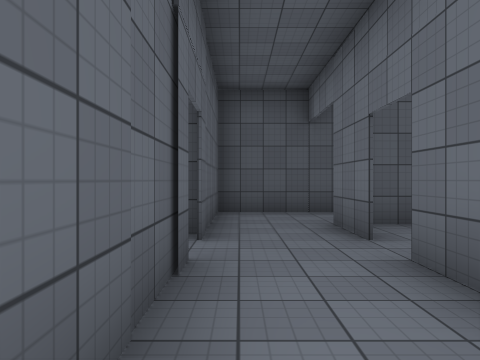
view 1 (above)

24 first-person views from a walk through a 3-D level made in the Unity game engine. The camera is 1.4 m above the floor, looks level and sees 70° across. Doors are open. The floor is counted in squares, 2 m on a side. Each view is taken from the middle of a square. On the plan, view 1 faces up. The plan holds only what a view shows up to about 11 squares ahead; the rest is blank. The place goes on beyond the plan. The player is left out. Surface patterns are stand-ins for the level's own textures.

view 2
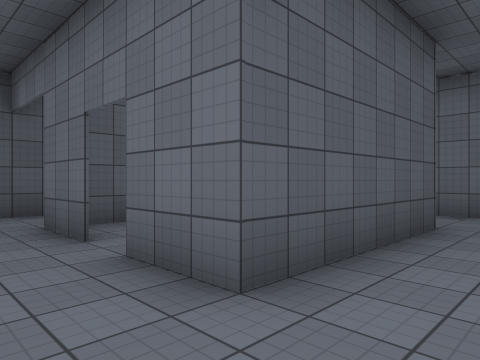

view 3
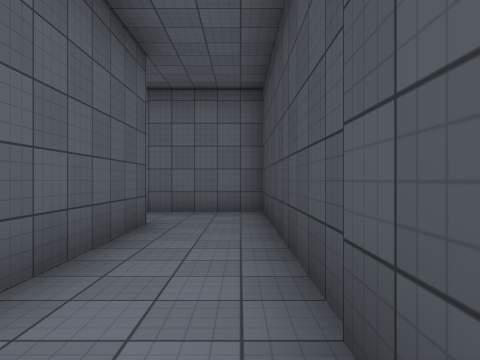

view 4
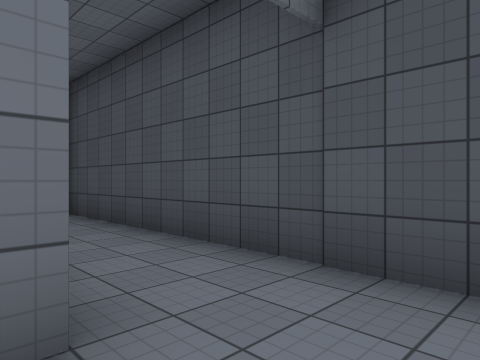

view 5
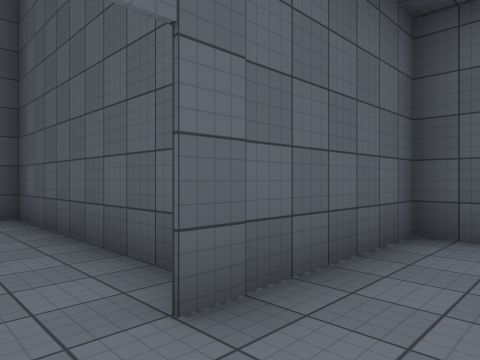

view 6
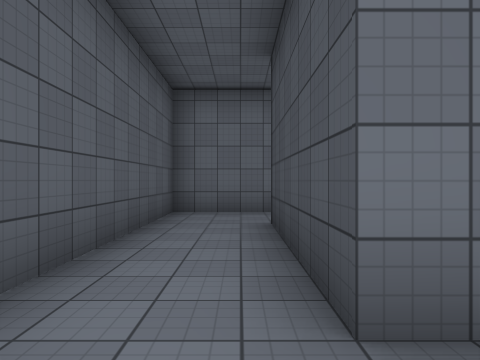

view 7
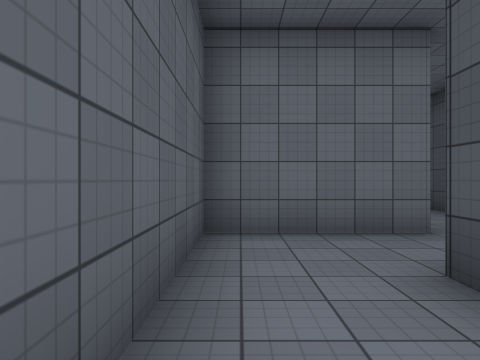

view 8
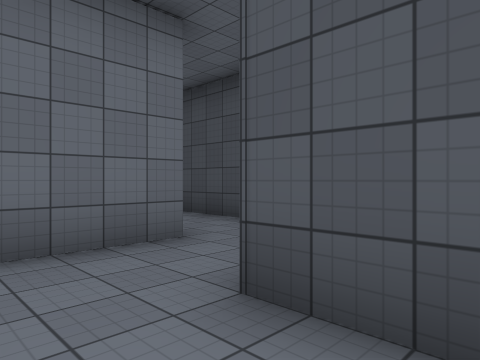

view 9
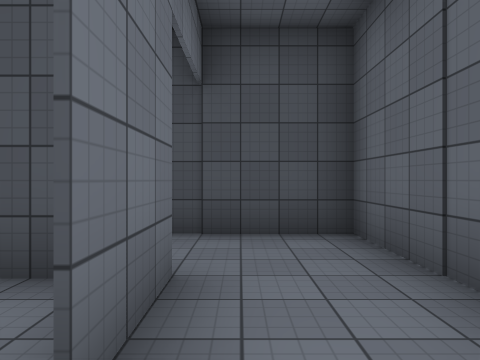

view 10
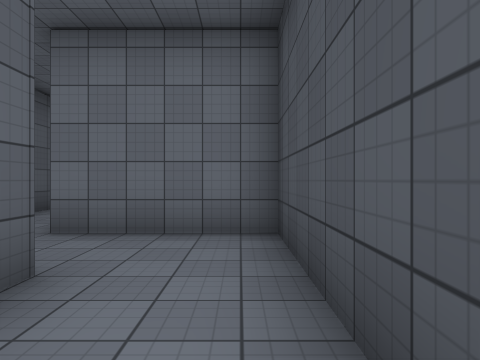

view 11
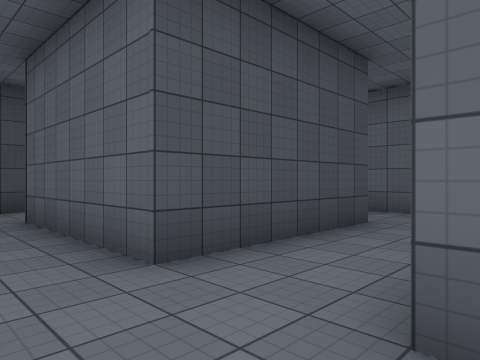

view 12
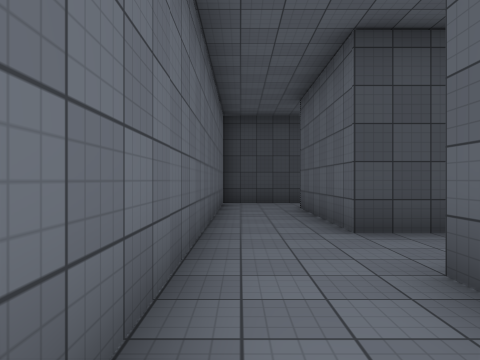

view 13
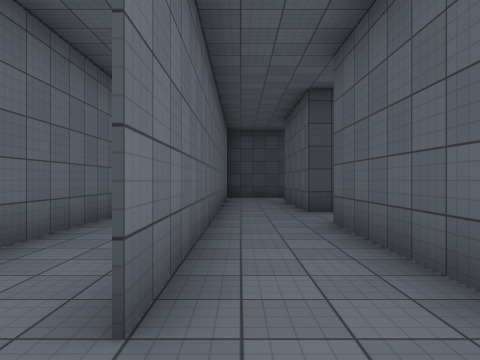

view 14
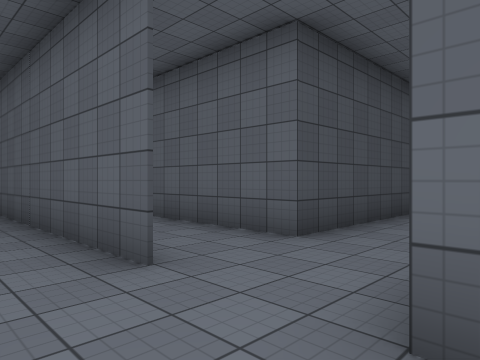

view 15
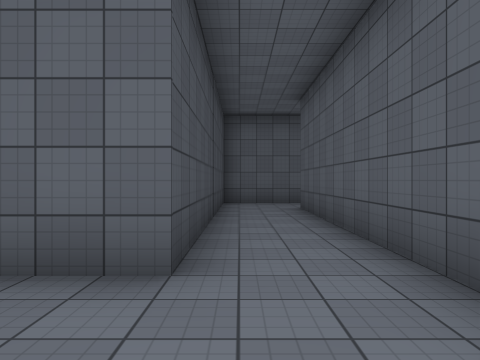

view 16
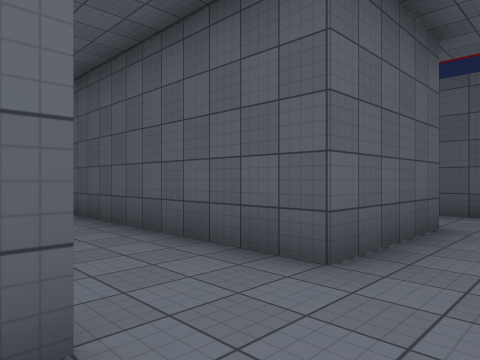

view 17
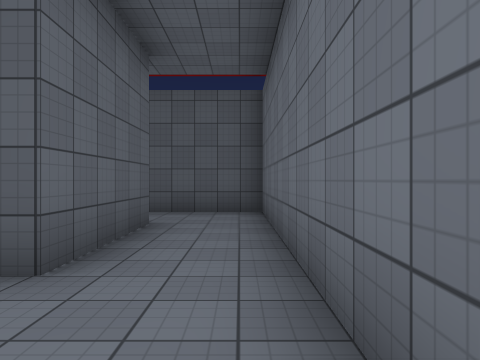

view 18
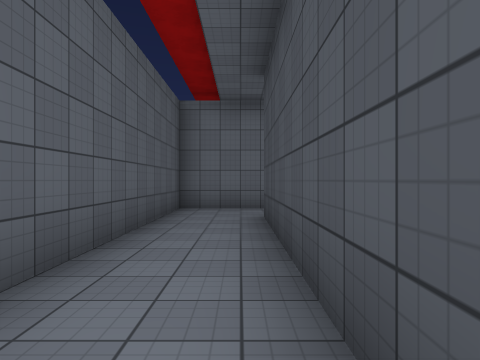

view 19
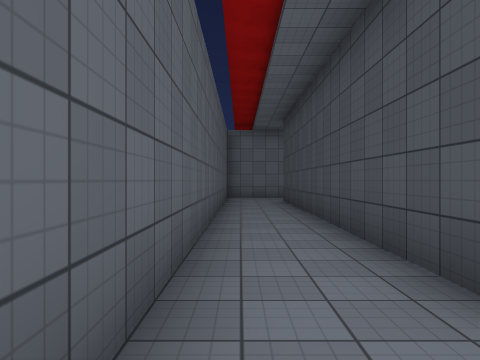

view 20
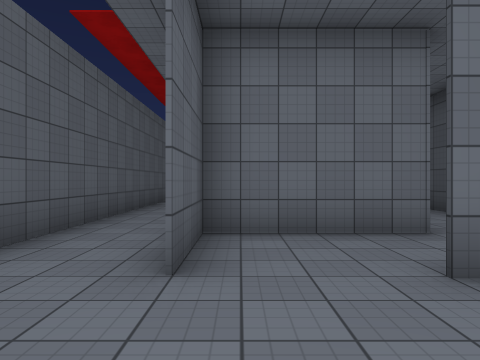

view 21
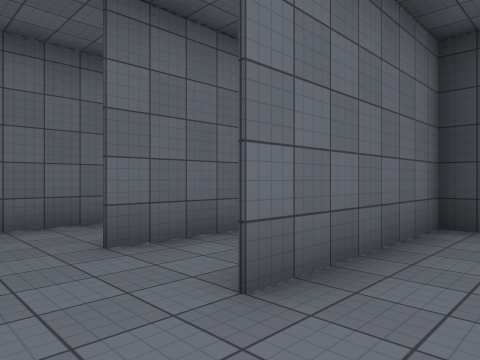

view 22
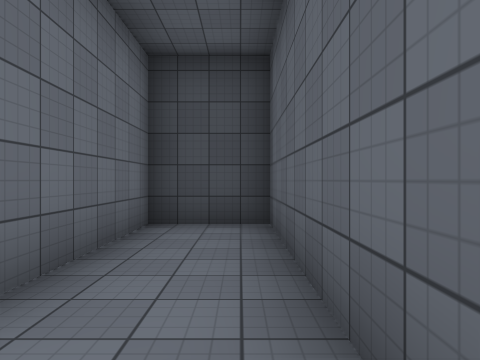

view 23
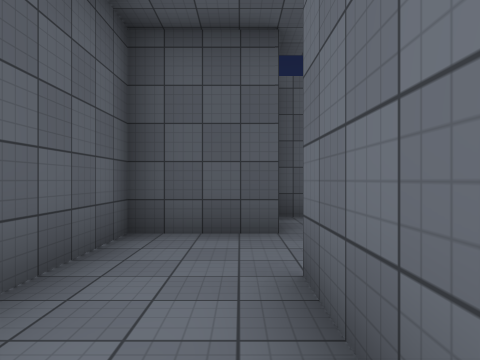

view 24
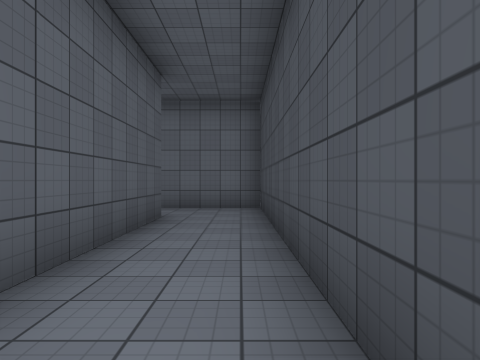

### Floor plan
Ten units are one square. View 1 is at (0, 0); x grows to the right and y downward. Boxes are objects, and circles mark ways between rooms. Rooms are numbered by the first view taken in them; rooms with no view inside come last. Other rooms are left out.
<svg viewBox="-10 -160 180 200">
<path fill="none" stroke="#000" d="M15 -15 15 -30M-5 -15 -5 5 15 5M15 -39 15 -55M-5 -55 -5 -40M-5 -80 -5 -55M15 -75 -5 -75M75 -56 75 -75 15 -75M15 -55 55 -55M55 -15 15 -15M15 5 75 5 75 -15M111 -45 105 -45M75 -44 75 -56M75 -15 75 -25 115 -25 115 15 71 15M55 -25 55 -15M155 -32 155 -65M136 -85 136 -29M155 -86 155 -155 16 -155M38 -85 115 -85 115 -45M56 35 135 35 135 -85M35 -109 35 -85M40 -135 136 -135 136 -105 55 -105 55 -115M16 -135 -5 -135 -5 -80M55 -115 55 -135 35 -135M-5 -75 15 -75 15 -115"/>
<circle cx="15" cy="-5" r="3" fill="#2a7"/>
<circle cx="15" cy="-65" r="3" fill="#2a7"/>
<circle cx="70" cy="-50" r="3" fill="#2a7"/>
<circle cx="70" cy="-20" r="3" fill="#2a7"/>
<circle cx="25" cy="-140" r="3" fill="#2a7"/>
<circle cx="45" cy="-110" r="3" fill="#2a7"/>
<text x="10" y="-20">1</text>
<text x="0" y="-70">2</text>
<text x="50" y="-70">3</text>
<text x="50" y="-10">4</text>
<text x="100" y="-40">5</text>
<text x="20" y="-120">6</text>
</svg>
Room 1 opens to room 4. Room 2 opens to room 3. Room 3 opens to room 5. Room 4 opens to room 5. Room 5 opens to room 6.

Where each view was taken, in squares from view 1:
view 1: 0 up, 0 right, facing up
view 2: 0 up, 0 right, facing up-right
view 3: 0 up, 0 right, facing right
view 4: 2 up, 0 right, facing down-right
view 5: 3 up, 1 right, facing up-left
view 6: 6 up, 0 right, facing right
view 7: 7 up, 3 right, facing right
view 8: 7 up, 4 right, facing down-right
view 9: 4 up, 1 right, facing down
view 10: 0 up, 3 right, facing right
view 11: 5 up, 13 right, facing down-left
view 12: 7 up, 13 right, facing down
view 13: 10 up, 13 right, facing down
view 14: 11 up, 15 right, facing down-left
view 15: 9 up, 14 right, facing left
view 16: 8 up, 15 right, facing up-left
view 17: 8 up, 15 right, facing up
view 18: 14 up, 7 right, facing right
view 19: 15 up, 2 right, facing right
view 20: 13 up, 1 right, facing right
view 21: 13 up, 0 right, facing down-right
view 22: 13 up, 0 right, facing down
view 23: 9 up, 1 right, facing up
view 24: 3 down, 5 right, facing right
